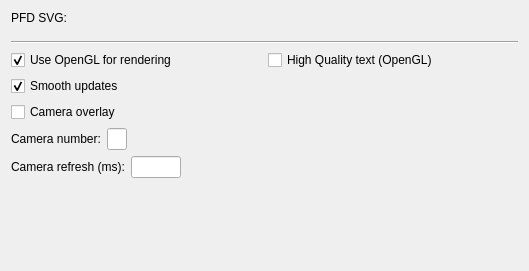
<?xml version="1.0" encoding="UTF-8"?>
<ui version="4.0">
 <class>PFDGadgetOptionsPage</class>
 <widget class="QWidget" name="PFDGadgetOptionsPage">
  <property name="geometry">
   <rect>
    <x>0</x>
    <y>0</y>
    <width>529</width>
    <height>271</height>
   </rect>
  </property>
  <property name="sizePolicy">
   <sizepolicy hsizetype="Expanding" vsizetype="Expanding">
    <horstretch>0</horstretch>
    <verstretch>0</verstretch>
   </sizepolicy>
  </property>
  <property name="windowTitle">
   <string>Form</string>
  </property>
  <layout class="QVBoxLayout" name="verticalLayout_2">
   <item>
    <layout class="QHBoxLayout" name="horizontalLayout" stretch="0,0">
     <property name="spacing">
      <number>10</number>
     </property>
     <property name="sizeConstraint">
      <enum>QLayout::SetMaximumSize</enum>
     </property>
     <property name="bottomMargin">
      <number>10</number>
     </property>
     <item>
      <widget class="QLabel" name="label">
       <property name="text">
        <string>PFD SVG: </string>
       </property>
      </widget>
     </item>
     <item>
      <widget class="Utils::PathChooser" name="svgSourceFile" native="true">
       <property name="sizePolicy">
        <sizepolicy hsizetype="MinimumExpanding" vsizetype="Preferred">
         <horstretch>0</horstretch>
         <verstretch>0</verstretch>
        </sizepolicy>
       </property>
      </widget>
     </item>
    </layout>
   </item>
   <item>
    <widget class="Line" name="line">
     <property name="orientation">
      <enum>Qt::Horizontal</enum>
     </property>
    </widget>
   </item>
   <item>
    <layout class="QHBoxLayout" name="horizontalLayout_2">
     <item>
      <widget class="QCheckBox" name="useOpenGL">
       <property name="enabled">
        <bool>true</bool>
       </property>
       <property name="text">
        <string>Use OpenGL for rendering</string>
       </property>
       <property name="checked">
        <bool>true</bool>
       </property>
      </widget>
     </item>
     <item>
      <widget class="QCheckBox" name="hqText">
       <property name="text">
        <string>High Quality text (OpenGL)</string>
       </property>
      </widget>
     </item>
    </layout>
   </item>
   <item>
    <layout class="QHBoxLayout" name="horizontalLayout_3">
     <item>
      <widget class="QCheckBox" name="smoothUpdates">
       <property name="text">
        <string>Smooth updates</string>
       </property>
       <property name="checked">
        <bool>true</bool>
       </property>
      </widget>
     </item>
    </layout>
   </item>
   <item>
    <widget class="QCheckBox" name="cameraOver">
     <property name="text">
      <string>Camera overlay</string>
     </property>
    </widget>
   </item>
   <item>
    <layout class="QHBoxLayout" name="horizontalLayout_4">
     <item>
      <widget class="QLabel" name="label_2">
       <property name="sizePolicy">
        <sizepolicy hsizetype="Maximum" vsizetype="Preferred">
         <horstretch>0</horstretch>
         <verstretch>0</verstretch>
        </sizepolicy>
       </property>
       <property name="text">
        <string>Camera number:</string>
       </property>
      </widget>
     </item>
     <item>
      <widget class="QLineEdit" name="camNumber">
       <property name="sizePolicy">
        <sizepolicy hsizetype="Fixed" vsizetype="Fixed">
         <horstretch>0</horstretch>
         <verstretch>0</verstretch>
        </sizepolicy>
       </property>
       <property name="maximumSize">
        <size>
         <width>20</width>
         <height>16777215</height>
        </size>
       </property>
      </widget>
     </item>
     <item>
      <spacer name="horizontalSpacer">
       <property name="orientation">
        <enum>Qt::Horizontal</enum>
       </property>
       <property name="sizeHint" stdset="0">
        <size>
         <width>40</width>
         <height>20</height>
        </size>
       </property>
      </spacer>
     </item>
    </layout>
   </item>
   <item>
    <layout class="QHBoxLayout" name="horizontalLayout_5">
     <item>
      <widget class="QLabel" name="label_3">
       <property name="text">
        <string>Camera refresh (ms):</string>
       </property>
      </widget>
     </item>
     <item>
      <widget class="QLineEdit" name="camRefresh">
       <property name="sizePolicy">
        <sizepolicy hsizetype="Maximum" vsizetype="Fixed">
         <horstretch>0</horstretch>
         <verstretch>0</verstretch>
        </sizepolicy>
       </property>
       <property name="maximumSize">
        <size>
         <width>50</width>
         <height>16777215</height>
        </size>
       </property>
      </widget>
     </item>
     <item>
      <spacer name="horizontalSpacer_2">
       <property name="orientation">
        <enum>Qt::Horizontal</enum>
       </property>
       <property name="sizeHint" stdset="0">
        <size>
         <width>40</width>
         <height>20</height>
        </size>
       </property>
      </spacer>
     </item>
    </layout>
   </item>
   <item>
    <spacer name="verticalSpacer">
     <property name="orientation">
      <enum>Qt::Vertical</enum>
     </property>
     <property name="sizeType">
      <enum>QSizePolicy::MinimumExpanding</enum>
     </property>
     <property name="sizeHint" stdset="0">
      <size>
       <width>20</width>
       <height>40</height>
      </size>
     </property>
    </spacer>
   </item>
  </layout>
 </widget>
 <customwidgets>
  <customwidget>
   <class>Utils::PathChooser</class>
   <extends>QWidget</extends>
   <header>utils/pathchooser.h</header>
   <container>1</container>
  </customwidget>
 </customwidgets>
 <resources/>
 <connections/>
</ui>
